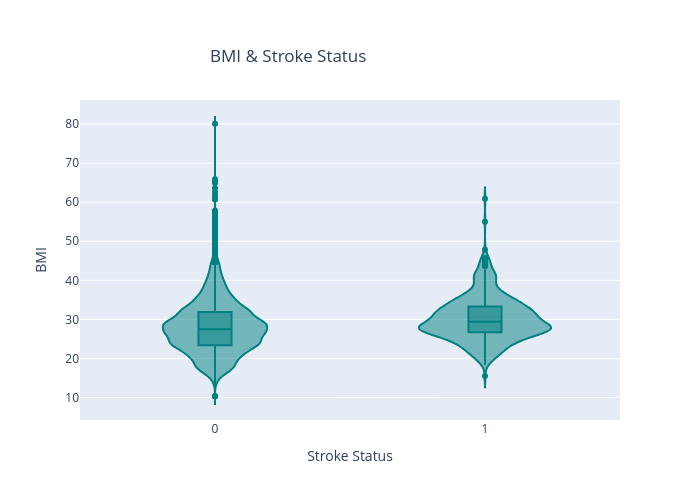

The notebook cell saved with this chart:
### Code cell
fig = px.violin(
    train_df,
    y='bmi',
    x='stroke',
    box=True,
    width=700,
    height=500,
    color_discrete_sequence=plot_color,
    title='BMI & Stroke Status',
    labels={'stroke': 'Stroke Status', 'bmi': 'BMI'}
)

fig.update_layout(
    title_x=0.3,
    title_y=0.9
)

fig.show()

### Figure 1 — Plotly figure (JSON) as saved in the notebook; plotly's stock layout.template omitted (floating-point values rounded to 4 significant figures; data arrays with more than 128 entries replaced by an {"elided": "..."} marker saying what was removed)
{"data": [{"alignmentgroup": "True", "box": {"visible": true}, "hovertemplate": "Stroke Status=%{x}<br>BMI=%{y}<extra></extra>", "legendgroup": "", "marker": {"color": "#008080"}, "name": "", "offsetgroup": "", "orientation": "v", "scalegroup": "True", "showlegend": false, "type": "violin", "x": {"elided": "15303 int values"}, "x0": " ", "xaxis": "x", "y": {"elided": "15303 float values"}, "y0": " ", "yaxis": "y"}], "layout": {"height": 500, "legend": {"tracegroupgap": 0}, "title": {"text": "BMI & Stroke Status", "x": 0.3, "y": 0.9}, "violinmode": "group", "width": 700, "xaxis": {"anchor": "y", "domain": [0, 1], "title": {"text": "Stroke Status"}}, "yaxis": {"anchor": "x", "domain": [0, 1], "title": {"text": "BMI"}}}}
